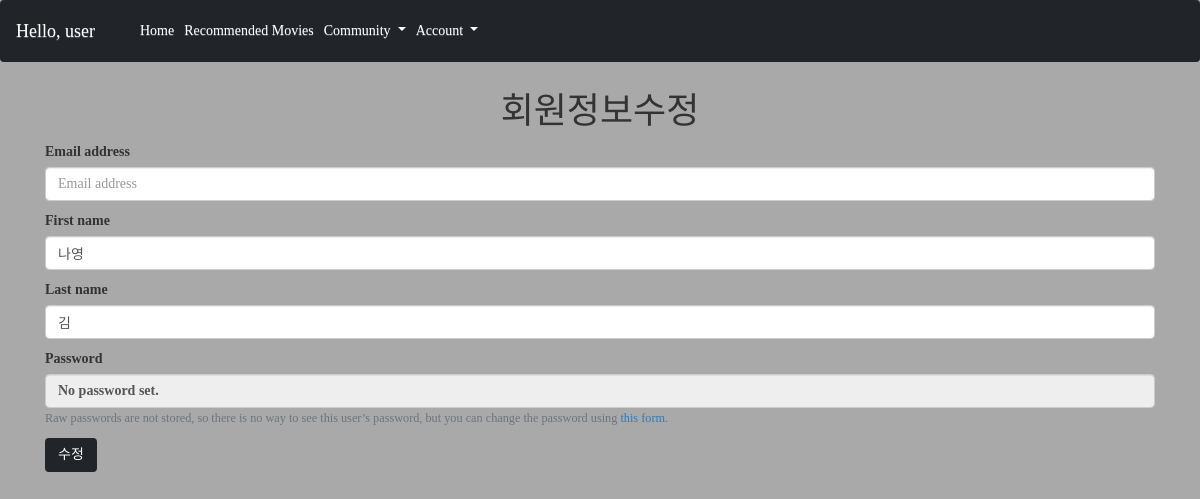
Page /accounts/update/ (signed in) on the committed database.
### accounts/models.py (models this page shows)
class User(AbstractUser):
    followings = models.ManyToManyField('self', symmetrical=False, related_name='followers')

### accounts/views.py (the view)
# urls.py: path('update/', views.update, name='update'),
@login_required
@require_http_methods(['GET', 'POST'])
def update(request):
    if request.method == 'POST':
        form = CustomUserChangeForm(request.POST, instance=request.user)
        if form.is_valid():
            form.save()
            return redirect('accounts:profile', request.user.username)
    else:
        form = CustomUserChangeForm(instance=request.user)
    context = {
        'form': form,
    }
    return render(request, 'accounts/update.html', context)

### accounts/forms.py
class CustomUserChangeForm(UserChangeForm):
    class Meta:
        model = get_user_model()
        fields = ('email', 'first_name', 'last_name',)

### accounts/templates/accounts/update.html (shortened to what this page needs)
{% extends 'base.html' %}
{% load bootstrap4 %}
{% block content %}
  <h1 class="mt-3" style="text-align: center;">회원정보수정</h1>
  <form action="{% url 'accounts:update' %}" method="POST">
    {% bootstrap_form form %}
    <input class="btn btn-dark" type="submit" value="수정">
  </form>
{% endblock content %}

### templates/base.html (shortened to what this page needs)
<!DOCTYPE html>
{% load static %}
<html lang="en">
<head>
  <link rel="stylesheet" href="https://use.fontawesome.com/releases/v5.15.4/css/all.css">
  <link href="https://cdn.jsdelivr.net/npm/bootstrap@5.0.0-beta3/dist/css/bootstrap.min.css" rel="stylesheet">
  <link rel="stylesheet" href="https://maxcdn.bootstrapcdn.com/bootstrap/3.3.2/css/bootstrap.min.css">
  <link rel="stylesheet" href="https://maxcdn.bootstrapcdn.com/bootstrap/3.3.2/css/bootstrap-theme.min.css">
  <link rel="stylesheet" href="{% static 'css/style.css' %}">
</head>
    <nav class="navbar navbar-expand-lg navbar-dark bg-dark justify-content-center ">
      {% if user.is_authenticated %}
      <div class="container-fluid " >
        <a class="navbar-brand" href="#">Hello, {{ user.username }}</a>
        <div class="collapse navbar-collapse" id="navbarScroll">
          <ul class="navbar-nav me-auto my-2 my-lg-0 navbar-nav-scroll" style="--bs-scroll-height: 100px;">
            <li class="nav-item">
              <a class="nav-link active" href="{% url 'movies:index'%}" aria-current="page" href="#">Home</a>
            </li>
            <li class="nav-item">
              <a class="nav-link active" href="{% url 'movies:recommended' %}">Recommended Movies</a>
            </li>
            <li class="nav-item dropdown">
              <a class="nav-link active dropdown-toggle" href="#" id="navbarScrollingDropdown" role="button" data-bs-toggle="dropdown" aria-expanded="false">
                Community
              </a>
            </li>
            <li class="nav-item dropdown">
              <a class="nav-link active dropdown-toggle" href="#" id="navbarScrollingDropdown" role="button" data-bs-toggle="dropdown" aria-expanded="false">
                Account
              </a>
            </li>
          </ul>
        </div>
      </div>
      {% else %}
        <a class="mx-3 text-decoration-none text-white" href="{% url 'accounts:signup' %}">Signup</a>
        <a class="mx-3 text-decoration-none text-white" href="{% url 'accounts:login' %}">Login</a>
      {% endif %}
    </nav>
<body style="background-color: #a9a9a9;">
  <div class="container">
    {% block content %}
    {% endblock content %}
  </div>
</body>
</html>

### static/css/style.css (style rules this page uses)
html,body { font-family: nanumgothic !important; }

### rows in the picture
User: username "user", first_name "나영", last_name "김"
